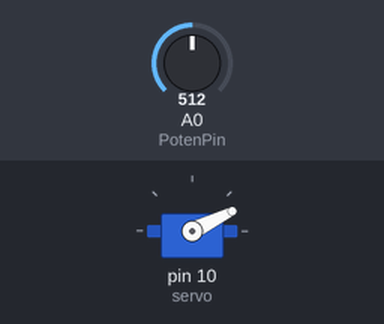
Simulated run of this sketch. Board: Arduino Uno, built with avr-gcc and run on an emulated ATmega328P. Parts: servo. The test bench sets the inputs (shaded band); at power-on: A0 (PotenPin) = 512.

Above: at 1.2 s.
1.3 s: A0 (PotenPin) set to 530
At 2.2 s:
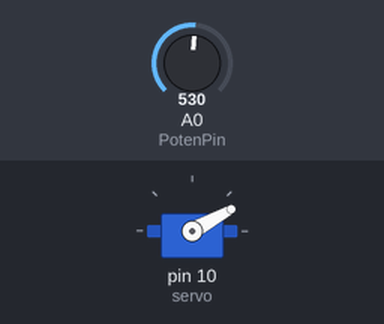
2.8 s: A0 (PotenPin) set to 564
At 3.4 s:
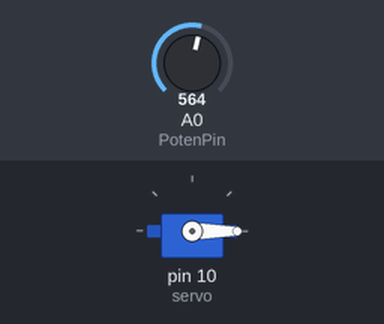
Timing chart, 0 to 5.8 s (numbered marks = the images above; inputs shaded):
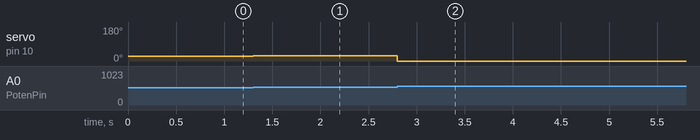

The sketch:

ServoPotention.ino
```cpp
/*
  В схему воткнуты сервопривод и потенциометр
  Сервопривод поворачивается на тот же угол что и потенциометр
  Хорошо бы чтобы при запуске проги, потенциометр был выкручен в самое правое положение - давал 0 на выходе
*/

#include <Servo.h>

Servo servo;
#define PotenPin A0

void setup()
{
  pinMode(PotenPin, INPUT);
  servo.attach(10); //привязываем привод к порту 10
  servo.write(0);
  Serial.begin(9600);
}

void loop()
{
  //Сразу конвертим показания в значение угла и возвращаем
  //потестить как будет работать (int)
  servo.write((int)analogRead(PotenPin)*180/1024);
}
```

Measured:
- the behaviour switches between 546 and 547 on A0 (PotenPin) (found by bisection; images 1 and 2)
- after the input at 1.3 s, servo on pin 10 (servo): 26° → 29° at once
- after the input at 2.8 s, servo on pin 10 (servo): 29° → 0° at once
